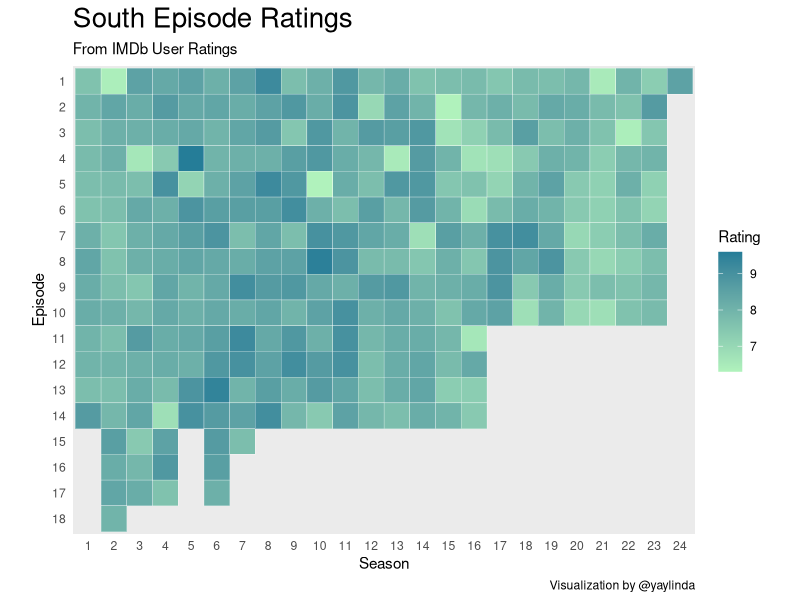

Recreate this plot in R.
setwd("~/Developer/southpark-episode-ratings")
library(ggplot2)

data = read.csv('data/southpark.csv')
title = "South Episode Ratings"


ggplot(data, aes(x = as.factor(season), y = factor(episode, levels = rev(sort(unique(episode)))), fill = rating)) + 
  geom_tile(color = "white") + 
  scale_fill_gradient(low = "#b0f2bc", high = "#257d98") + 
  coord_equal(ratio = 1) + 
  labs(
    x = "Season",
    y = "Episode",
    title = title,
    subtitle = "From IMDb User Ratings",
    caption = "Visualization by @yaylinda",
    fill = "Rating"
  ) + 
  theme(
    panel.grid.major = element_blank(), 
    panel.grid.minor = element_blank(), 
    axis.ticks = element_blank()
  ) +
  theme(strip.text.y = element_text(size = 12, angle = 180)) +
  theme(strip.text.x = element_text(size = 12)) +
  theme(plot.title = element_text(size = 20))
